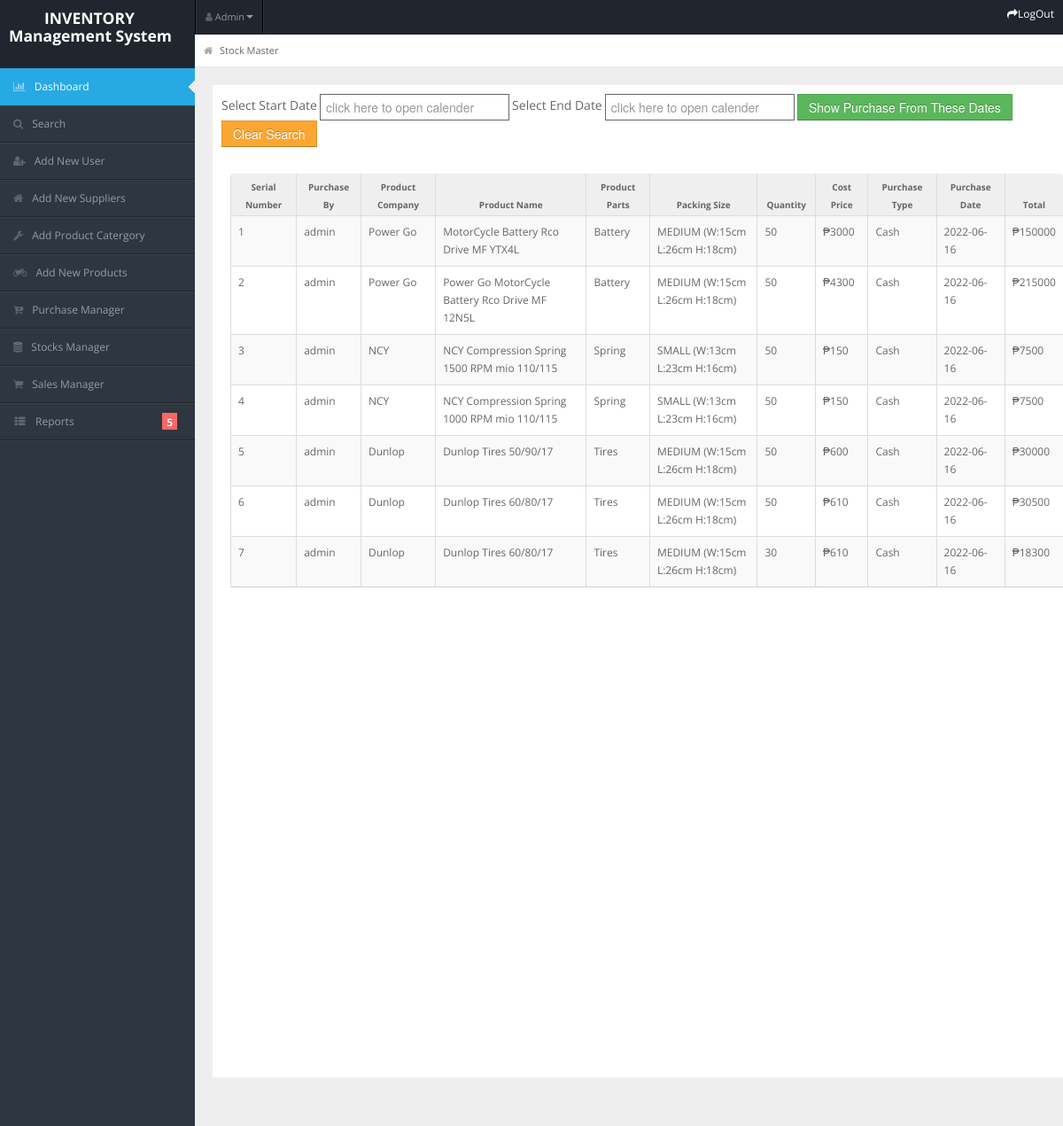
/admin/purchase_report.php (signed in), run on the app's committed database.
### tables this page shows
CREATE TABLE `purchase` (
  `id` int(5) NOT NULL,
  `company_name` varchar(50) NOT NULL,
  `product_name` varchar(50) NOT NULL,
  `parts` varchar(50) NOT NULL,
  `packing_size` varchar(50) NOT NULL,
  `quantity` varchar(50) NOT NULL,
  `price` varchar(50) NOT NULL,
  `purchase_type` varchar(50) NOT NULL,
  `purchase_date` date NOT NULL,
  `username` varchar(50) NOT NULL
);

### admin/purchase_report.php (the view, shortened to what this page needs)
<?php
include "header.php";
include "../user/connection.php";
?>
    <div id="content">
        <div id="content-header">
            <div id="breadcrumb"><a href="#" class="tip-bottom"><i class="icon-home"></i>
                    Stock Master</a></div>
        </div>
        <div class="container-fluid">
            <div class="row-fluid" style="background-color: white; min-height: 1000px; padding:10px;">
                <form class="form-inline" action="" name="form1" method="post">
                    <div class="form-group">
                        <label for="email">Select Start Date</label>
                        <input type="text" name="dt" id="dt" autocomplete="off" class="form-control" required style="width:200px;border-style:solid; border-width:1px; border-color:#666666" placeholder="click here to open calender"  >
                    </div>
                    <div class="form-group">
                        <label for="email">Select End Date</label>
                        <input type="text" name="dt2" id="dt2" autocomplete="off" placeholder="click here to open calender"  class="form-control" style="width:200px;border-style:solid; border-width:1px; border-color:#666666" >
                    </div>
                    <button type="submit" name="submit1" class="btn btn-success">Show Purchase From These Dates</button>
                    <button type="button" name="submit2" class="btn btn-warning" onclick="window.location.href=window.location.href">Clear Search</button>
                </form>
                <br>
                <div class="row-fluid" style="background-color: white; min-height: 1000px; padding:10px;">
                <div class="span12">
                    <div class="widget-content nopadding">
                        <?php
                        if(isset($_POST['submit1'])){
                            ?>
                            <table class = "table table-bordered table-striped">
                                <thead>
                                    <tr>
                                        <th>Serial Number</th>
                                        <th>Purchase By</th>
                                        <th>Suppliers Company</th>
                                        <th>Product Name</th>
                                        <th>Product Parts</th>
                                        <th>Packing Size</th>
                                        <th>Quantity</th>
                                        <th>Price</th>
                                        <th>Party Name</th>
                                        <th>Purchase Type</th>
                                        <th>Purchase Date</th>
                                        <th>Total</th>
                                    </tr>
                                </thead>
                                <tbody>
                                    <?php
                                    $count = 0;
                                    $res=mysqli_query($link,"select * from purchase where purchase_date>='$_POST[dt]' && purchase_date<='$_POST[dt2]'");
                                    while($row = mysqli_fetch_array($res)){
                                        $count = $count+1;
                                        echo "<tr>";
                                        echo "<td>";  echo $count; echo"</td>";
                                        echo "<td>";  echo $row["username"]; echo "</td>";
                                        echo "<td>";  echo $row["company_name"]; echo "</td>";
                                        echo "<td>";  echo $row["product_name"]; echo "</td>";
                                        echo "<td>";  echo $row["parts"]; echo "</td>";
                                        echo "<td>";  echo $row["packing_size"]; echo "</td>";
                                        echo "<td>";  echo $row["quantity"]; echo "</td>";
                                        echo "<td>&#8369;";  echo $row["price"]; echo "</td>";
                                        echo "<td>";  echo $row["purchase_type"]; echo "</td>";
                                        echo "<td>";  echo $row["purchase_date"]; echo "</td>";
                                        echo "<td>&#8369;";  echo (int)$row["quantity"]*(int)$row["price"]; echo "</td>";
                                        echo "</tr>";
                                    }
                                    ?>
                                </tbody>
                            </table>
                            <?php
                        }
                        else{
                            ?>
                            <table class = "table table-bordered table-striped">
                                <thead>
                                    <tr>
                                        <th>Serial Number</th>
                                        <th>Purchase By</th>
                                        <th>Product Company</th>
                                        <th>Product Name</th>
                                        <th>Product Parts</th>
                                        <th>Packing Size</th>
                                        <th>Quantity</th>
                                        <th>Cost Price</th>
                                        <th>Purchase Type</th>
                                        <th>Purchase Date</th>
                                        <th>Total</th>
                                    </tr>
                                </thead>
                                <tbody>
                                    <?php
                                    $count = 0;
                                    $res=mysqli_query($link,"select * from purchase");
                                    while($row = mysqli_fetch_array($res)){
                                        $count = $count+1;
                                        echo "<tr>";
                                        echo "<td>";  echo $count; echo"</td>";
                                        echo "<td>";  echo $row["username"]; echo "</td>";
                                        echo "<td>";  echo $row["company_name"]; echo "</td>";
                                        echo "<td>";  echo $row["product_name"]; echo "</td>";
                                        echo "<td>";  echo $row["parts"]; echo "</td>";
                                        echo "<td>";  echo $row["packing_size"]; echo "</td>";
                                        echo "<td>";  echo $row["quantity"]; echo "</td>";
                                        echo "<td>&#8369;";  echo $row["price"]; echo "</td>";
                                        echo "<td>";  echo $row["purchase_type"]; echo "</td>";
                                        echo "<td>";  echo $row["purchase_date"]; echo "</td>";
                                        echo "<td>&#8369;";  echo (int)$row["quantity"]*(int)$row["price"]; echo"</td>";
                                        echo "</tr>";
                                    }
                                    ?>
                                </tbody>
                            </table>
                            <?php
                        }
                        ?>
                    </div>
                </div>
            </div>
        </div>
    </div>
<?php
include "footer.php";
?>

### admin/css/matrix-style.css (style rules this page uses)
* { outline:none !important; -moz-outline: none !important; }
html, body { height:100% }
body { overflow-x: hidden; margin-top: -10px; font-family: 'Open Sans', sans-serif; font-size:12px; color:#666; }
a { color:#666; }
select, textarea, input[type="text"], input[type="password"], input[type="datetime"], input[type="datetime-local"], input[type="date"], input[type="month"], input[type="time"], input[type="week"], input[type="number"], input[type="email"], input[type="url"], input[type="search"], input[type="tel"], input[type="color"], .uneditable-input, .label, .dropdown-menu, .btn, .well, .progress, .table-bordered, .btn-group > .btn:first-child, .btn-group > .btn:last-child, .btn-group > .btn:last-child, .btn-group > .dropdown-toggle, .alert { border-radius:0px; }
.btn, textarea, input[type="text"], input[type="password"], input[type="datetime"], input[type="datetime-local"], input[type="date"], input[type="month"], input[type="time"], input[type="week"], input[type="number"], input[type="email"], input[type="url"], input[type="search"], input[type="tel"], input[type="color"], .uneditable-input { box-shadow:none; }
.progress, .progress-success .bar, .progress .bar-success, .progress-warning .bar, .progress .bar-warning, .progress-danger .bar, .progress .bar-danger, .progress-info .bar, .progress .bar-info, .btn, .btn-primary { background-image:none; }
#content { background: none repeat scroll 0 0 #eeeeee; margin-left: 220px; margin-right: 0; padding-bottom: 25px; position: relative; min-height:100%; width: auto; }
#content-header { position: abslute; width: 100%; margin-top: -38px; z-index: 20; }
.container-fluid .row-fluid:first-child { margin-top: 20px; }
#breadcrumb { background-color: #fff; border-bottom: 1px solid #e3ebed; }
#breadcrumb a { padding: 8px 20px 8px 10px; display: inline-block; background-image: url('../img/breadcrumb.png'); background-position: center right; background-repeat: no-repeat; font-size: 11px; color: #666666; }
#breadcrumb a:last-child { background-image:none; }
#breadcrumb a i { margin-right: 5px; opacity: .6; }
.stat-boxes .peity_bar_good, .stat-boxes .peity_line_good, { color: #459D1C; }
.widget-title, .modal-header, .table th, div.dataTables_wrapper .ui-widget-header { background:#efefef; border-bottom: 1px solid #CDCDCD; height: 36px; }
.widget-content { padding:15px; border-bottom: 1px solid #cdcdcd; }
.table th { height: auto; font-size: 10px; padding: 5px 10px 2px; border-bottom: 0; text-align: center; color: #666666; }
.nopadding { padding: 0 !important; }
.nopadding .table { margin-bottom: 0; }
.nopadding .table-bordered { border: 0; }
form { margin-bottom: 0; }

### admin/css/matrix-media.css (style rules this page uses)
body { background:#2E363F; }

### admin/footer.php (style rules this page uses)
.form-inline .form-group { display:inline-block;margin-bottom:0;vertical-align:middle }
.form-inline .form-control { display:inline-block;width:auto;vertical-align:middle }

### data on the page
purchase: username "admin", company_name "Power Go", product_name "MotorCycle Battery Rco Drive MF YTX4L", parts "Battery", packing_size "MEDIUM (W:15cm L:26cm H:18cm)", quantity "50", price "3000", purchase_type "Cash", purchase_date "2022-06-16", (int)$row["quantity"]*(int)$row["price"] "150000"
purchase: username "admin", company_name "Power Go", product_name "Power Go MotorCycle Battery Rco Drive MF 12N5L", parts "Battery", packing_size "MEDIUM (W:15cm L:26cm H:18cm)", quantity "50", price "4300", purchase_type "Cash", purchase_date "2022-06-16", (int)$row["quantity"]*(int)$row["price"] "215000"
purchase: username "admin", company_name "NCY", product_name "NCY Compression Spring 1500 RPM mio 110/115", parts "Spring", packing_size "SMALL (W:13cm L:23cm H:16cm)", quantity "50", price "150", purchase_type "Cash", purchase_date "2022-06-16", (int)$row["quantity"]*(int)$row["price"] "7500"
purchase: username "admin", company_name "NCY", product_name "NCY Compression Spring 1000 RPM mio 110/115", parts "Spring", packing_size "SMALL (W:13cm L:23cm H:16cm)", quantity "50", price "150", purchase_type "Cash", purchase_date "2022-06-16", (int)$row["quantity"]*(int)$row["price"] "7500"
purchase: username "admin", company_name "Dunlop", product_name "Dunlop Tires 50/90/17", parts "Tires", packing_size "MEDIUM (W:15cm L:26cm H:18cm)", quantity "50", price "600", purchase_type "Cash", purchase_date "2022-06-16", (int)$row["quantity"]*(int)$row["price"] "30000"
purchase: username "admin", company_name "Dunlop", product_name "Dunlop Tires 60/80/17", parts "Tires", packing_size "MEDIUM (W:15cm L:26cm H:18cm)", quantity "50", price "610", purchase_type "Cash", purchase_date "2022-06-16", (int)$row["quantity"]*(int)$row["price"] "30500"
purchase: username "admin", company_name "Dunlop", product_name "Dunlop Tires 60/80/17", parts "Tires", packing_size "MEDIUM (W:15cm L:26cm H:18cm)", quantity "30", price "610", purchase_type "Cash", purchase_date "2022-06-16", (int)$row["quantity"]*(int)$row["price"] "18300"
